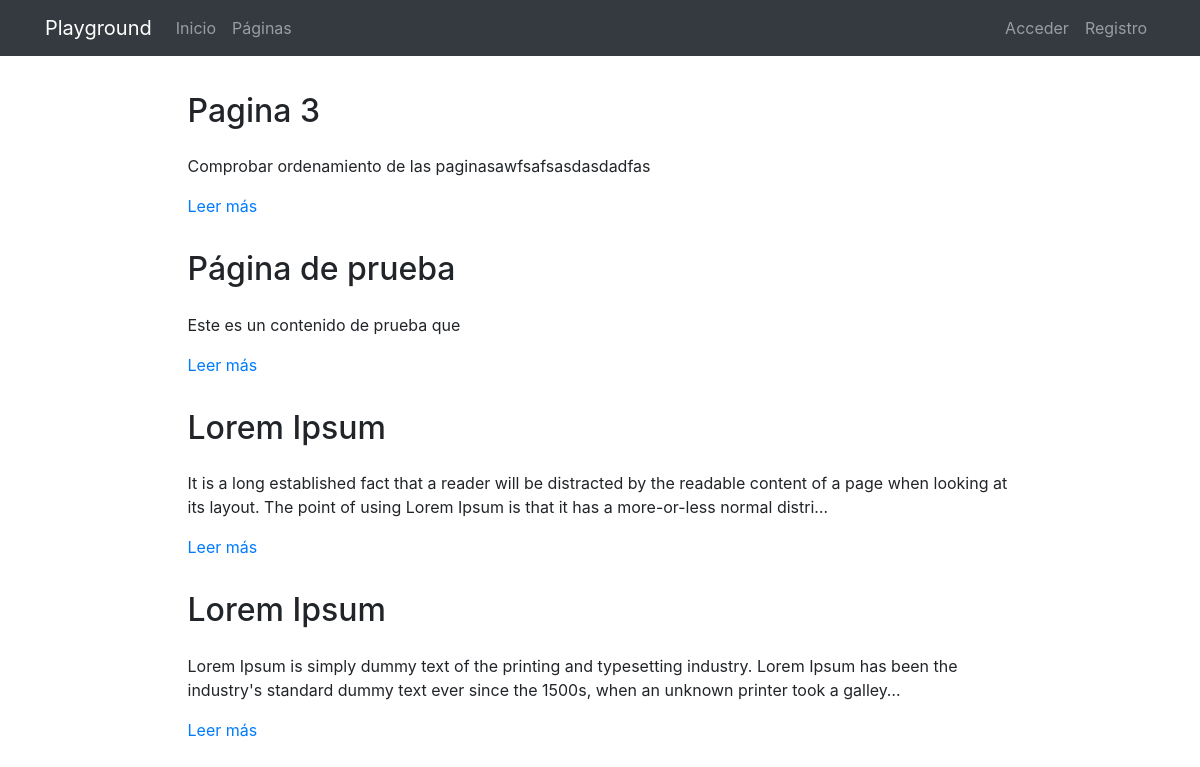
The page /pages/ on the database its author committed.
### pages/models.py (models this page shows, shortened)
class Page(models.Model):
    title = models.CharField(verbose_name="Título", max_length=200)
    content = RichTextField(verbose_name="Contenido")
    order = models.SmallIntegerField(verbose_name="Orden", default=0)
    created = models.DateTimeField(auto_now_add=True, verbose_name="Fecha de creación")
    updated = models.DateTimeField(auto_now=True, verbose_name="Fecha de edición")
    class Meta:
        verbose_name = "página"
        verbose_name_plural = "páginas"
        ordering = ['order', 'title']

### pages/views.py (the view)
# urls.py: path('', PageListView.as_view(), name='pages'),
class PageListView(ListView):
    model = Page  # Indica que esta vista trabaja con el modelo 'Page'

### pages/templates/pages/page_list.html (shortened to what this page needs)
{% extends 'core/base.html' %}
{% load static %}
{% block content %}
<main role="main">
  <div class="container mb-4">
    {% for page in page_list|dictsort:"id" reversed %}
      <div class="row mt-3">
        <div class="col-md-9 mx-auto">
          <h2 class="mb-4">{{page.title}}</h2>
          <div>
            <p>{{page.content|striptags|safe|truncatechars:"200"}}</p>
            <p><a href="{% url 'pages:page' page.id page.title|slugify %}">Leer más</a>
            </p>
          </div>
        </div>
      </div>
    {% endfor %}
  </div>
</main>
{% endblock %}

### core/static/core/css/main.css (style rules this page uses)
main { padding-top: 20px; }
:root { --jumbotron-padding-y: 3rem; }

### rows shown on the page
Page: title "Pagina 3", content "Comprobar ordenamiento de las paginasawfsafsasdasdadfas"
Page: title "Página de prueba", content "Este es un contenido de prueba que"
Page: title "Lorem Ipsum", content "It is a long established fact that a reader will be distracted by the readable content of a page when looking at its layout. The point of using Lorem Ipsum is that it has a more-or-less normal distri…"
Page: title "Lorem Ipsum", content "Lorem Ipsum is simply dummy text of the printing and typesetting industry. Lorem Ipsum has been the industry's standard dummy text ever since the 1500s, when an unknown printer took a galley…"
